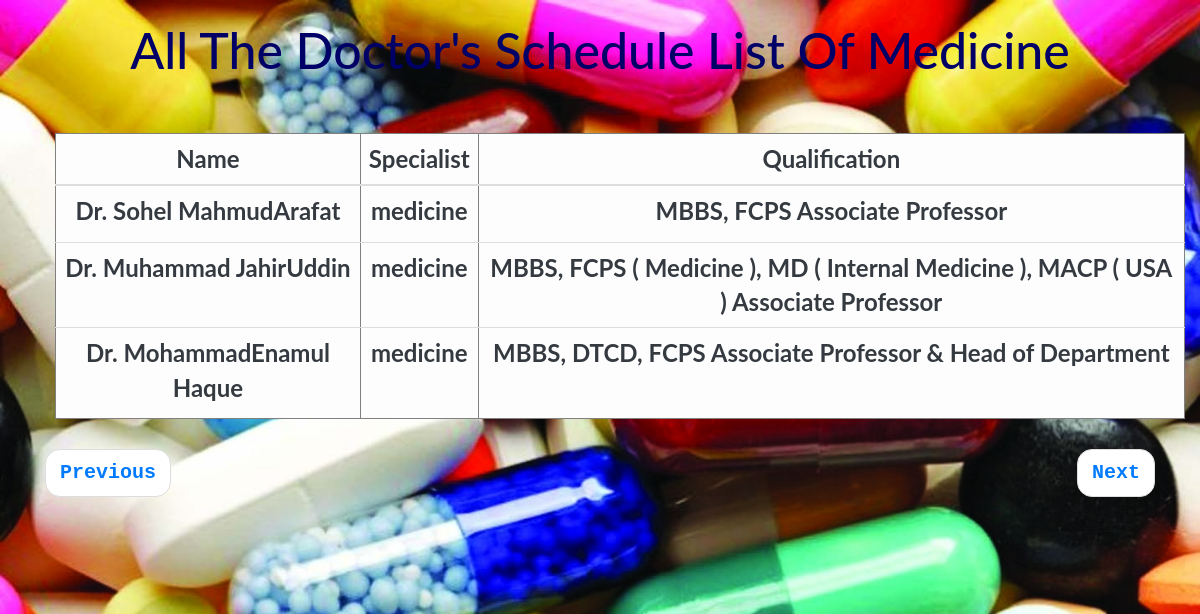
The app's page /medicine.php with its own data.
### tables this page shows
CREATE TABLE `schedule` (
  `s_id` int(11) NOT NULL,
  `Day_Time1` varchar(500) NOT NULL,
  `Day_Time2` varchar(500) NOT NULL,
  `Day_Time3` varchar(500) NOT NULL,
  `Day_Time4` varchar(500) NOT NULL,
  `Day_Time5` varchar(5000) NOT NULL,
  `Day_Time6` varchar(5000) NOT NULL,
  `Day_Time7` varchar(5000) NOT NULL,
  `d_id` int(11) NOT NULL
);

CREATE TABLE `doctor` (
  `id` int(11) NOT NULL,
  `f_name` varchar(500) NOT NULL,
  `l_name` varchar(500) NOT NULL,
  `email` varchar(500) NOT NULL,
  `contact` varchar(500) NOT NULL,
  `specialist` varchar(500) NOT NULL,
  `qualification` varchar(500) NOT NULL,
  `DOB` date NOT NULL,
  `gender` varchar(500) NOT NULL,
  `bmdc_reg_num` int(11) NOT NULL,
  `address` text NOT NULL,
  `pswd` varchar(500) NOT NULL,
  `date` date NOT NULL,
  `permission` varchar(500) NOT NULL
);

### medicine.php (the view, shortened to what this page needs)
<!DOCTYPE html PUBLIC "-//W3C//DTD XHTML 1.0 Transitional//EN" "http://www.w3.org/TR/xhtml1/DTD/xhtml1-transitional.dtd">
<html xmlns="http://www.w3.org/1999/xhtml">
<head>
  <link rel="stylesheet" href="https://maxcdn.bootstrapcdn.com/bootstrap/3.3.7/css/bootstrap.min.css">
  <link rel="stylesheet" href="https://maxcdn.bootstrapcdn.com/bootstrap/4.1.0/css/bootstrap.min.css">
 <link rel="stylesheet" href="https://cdnjs.cloudflare.com/ajax/libs/font-awesome/4.7.0/css/font-awesome.min.css">
</head>
<body class="container-fluid">
<h1 class="text-monocase text-capitalize text-center text-blue">All The Doctor's Schedule List Of Medicine</h1>
<ul class="text-center font-weight-bold text-blue text-dark">
<table border="1"
class="table table-hover table-light">
  <thead>
    <tr>
      <th scope="col" >Name</th>
      <th scope="col" >Specialist</th>
      <th scope="col">Qualification</th>
    </tr>
  </thead>
<?php
include("connection.php");
include 'translate.php';
?><br/>
<?php
       $query ="SELECT *
                     FROM doctor inner join schedule on schedule.d_id=doctor.id   where permission='approved' AND specialist like'm%' OR permission='Added' AND specialist like'm%' ";
				   $run = mysqli_query($db, $query);
				   while($row = mysqli_fetch_array($run))
				   {
					  echo  "<h3><tr><th><a>{$row['f_name']}{$row['l_name']}</a></h3>";
						 echo "<h3><th>". $row['specialist'] ." </h3>" ;
						   echo "<h3><th>". $row['qualification'] ." </th></tr></h3>";
				   }
			   ?></table></ul>
<div class="container ">
<ul class="pager font-weight-bold text-monospace">
   <li class="previous" ><a href="home2.php">Previous</a></li>
  <li class="next"><a href="dentist.php">Next </a></li>
</ul></div>
</body>
</html>

### medicine.php (style rules this page uses)
h1 { font-size:50px; text-align:center; padding-top:20px; color:#000066; }
li { font-size:20px; }
ul { font-size:24px; }
ul h3 { font-size:26px; }
body { font: 400 15px/1.8 Lato, sans-serif; color: #777; }
body { margin:0; padding:0; width:100%; height:100vh; background-image:url(m.jpg); background-size:cover; }
div ul { padding-bottom:70px; }

### records on screen
schedule: d.f_name "Dr. Sohel Mahmud", d.l_name "Arafat", d.specialist "medicine", d.qualification "MBBS, FCPS Associate Professor"
schedule: d.f_name "Dr. Muhammad Jahir", d.l_name "Uddin", d.specialist "medicine", d.qualification "MBBS, FCPS ( Medicine ), MD ( Internal Medicine ), MACP ( USA ) Associate Professor"
schedule: d.f_name "Dr. Mohammad", d.l_name "Enamul Haque", d.specialist "medicine", d.qualification "MBBS, DTCD, FCPS Associate Professor & Head of Department"
